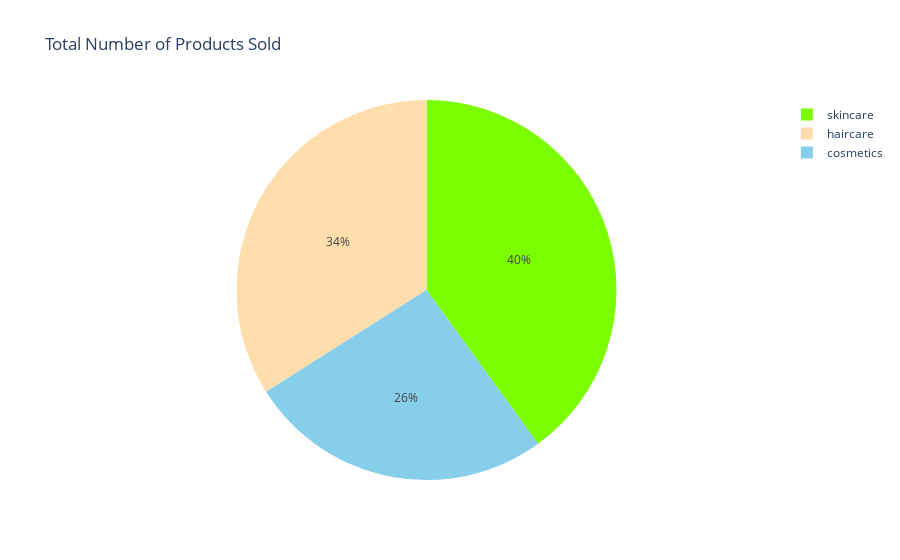

Notebook code for this chart:
### Code cell
import plotly.express as px
Product = data.groupby('product_type')
plt.figure(figsize=(8,8))
plt.subplot(4, 2, 1)
Product['stock_levels'].sum().sort_values(ascending=False).plot.bar(figsize=(12,14), title="Total Stock")

plt.subplot(4, 2, 2)
Product['order_quantities'].sum().sort_values(ascending=False).plot.bar(figsize=(12,14), title="Total Order")

plt.subplot(4, 2, 3)
Product['manufacturing_costs'].sum().sort_values(ascending=False).plot.bar(figsize=(12,14), title="Manufacturing Costs")

plt.subplot(4, 2, 4)
Product['revenue_generated'].sum().sort_values(ascending=False).plot.bar(figsize=(12,14), title="Revenue")

plt.tight_layout()
plt.show()

data_Products=data.groupby(['product_type'])['sku'].count().reset_index(name='number_of_products_sold').sort_values(by= 'number_of_products_sold', ascending= False)
px.pie(data_Products, values='number_of_products_sold', names= 'product_type' , title= 'Total Number of Products Sold', 
       color='product_type',
             color_discrete_map={'cosmetics':'skyblue',
                                 'haircare':'navajowhite',
                              'skincare':'lawngreen'})

### Figure 1 — Plotly figure (JSON) as saved in the notebook; plotly's stock layout.template omitted (floating-point values rounded to 4 significant figures)
{"data": [{"customdata": [["skincare"], ["haircare"], ["cosmetics"]], "domain": {"x": [0, 1], "y": [0, 1]}, "hovertemplate": "product_type=%{customdata[0]}<br>number_of_products_sold=%{value}<extra></extra>", "labels": ["skincare", "haircare", "cosmetics"], "legendgroup": "", "marker": {"colors": ["lawngreen", "navajowhite", "skyblue"]}, "name": "", "showlegend": true, "type": "pie", "values": [40, 34, 26]}], "layout": {"legend": {"tracegroupgap": 0}, "title": {"text": "Total Number of Products Sold"}}}
